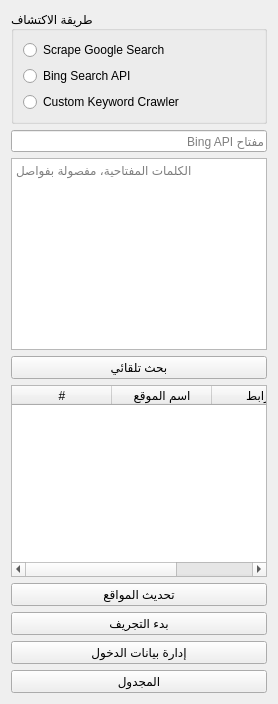
<ui version="4.0">
  <class>PageDiscovery</class>
  <widget class="QWidget" name="PageDiscovery">
    <layout class="QVBoxLayout" name="verticalLayout">
      <item>
        <widget class="QGroupBox" name="groupBoxMethod">
          <property name="title"><string>طريقة الاكتشاف</string></property>
          <layout class="QVBoxLayout" name="verticalLayoutMethods">
            <item>
              <widget class="QRadioButton" name="radioGoogle">
                <property name="text"><string>Scrape Google Search</string></property>
              </widget>
            </item>
            <item>
              <widget class="QRadioButton" name="radioBing">
                <property name="text"><string>Bing Search API</string></property>
              </widget>
            </item>
            <item>
              <widget class="QRadioButton" name="radioCustom">
                <property name="text"><string>Custom Keyword Crawler</string></property>
              </widget>
            </item>
          </layout>
        </widget>
      </item>
      <item>
        <widget class="QLineEdit" name="editBingKey">
          <property name="placeholderText"><string>مفتاح Bing API</string></property>
        </widget>
      </item>
      <item>
        <widget class="QTextEdit" name="editKeywords">
          <property name="placeholderText"><string>الكلمات المفتاحية، مفصولة بفواصل</string></property>
        </widget>
      </item>
      <item>
        <widget class="QPushButton" name="btnDiscover">
          <property name="text"><string>بحث تلقائي</string></property>
        </widget>
      </item>
      <item>
        <widget class="QTableWidget" name="tableResults">
          <column><property name="text"><string>#</string></property></column>
          <column><property name="text"><string>اسم الموقع</string></property></column>
          <column><property name="text"><string>الرابط</string></property></column>
        </widget>
      </item>
      <item>
        <widget class="QPushButton" name="btnRefreshSites">
          <property name="text"><string>تحديث المواقع</string></property>
        </widget>
      </item>
      <item>
        <widget class="QPushButton" name="btnOpenScraper">
          <property name="text"><string>بدء التجريف</string></property>
        </widget>
      </item>
      <item>
        <widget class="QPushButton" name="btnManageCreds">
          <property name="text"><string>إدارة بيانات الدخول</string></property>
        </widget>
      </item>
      <item>
        <widget class="QPushButton" name="btnScheduler">
          <property name="text"><string>المجدول</string></property>
        </widget>
      </item>
    </layout>
  </widget>
</ui>
